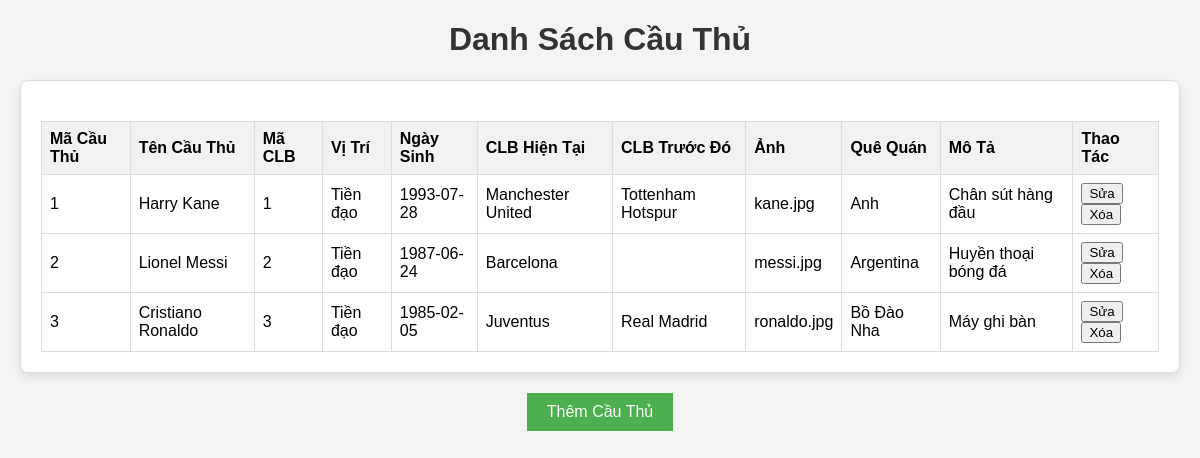
Page /QLGIAIDAUBONGDA/admin/CauThu.php on the committed database.
### tables this page shows
CREATE TABLE `cauthu` (
  `MaCauThu` int(11) NOT NULL,
  `TenCauThu` varchar(255) NOT NULL,
  `MaCLB` int(11) DEFAULT NULL,
  `ViTri` varchar(55) DEFAULT NULL,
  `NgaySinh` date DEFAULT NULL,
  `CLB_now` varchar(55) DEFAULT NULL,
  `CLB_old` varchar(55) DEFAULT NULL,
  `anh` varchar(55) DEFAULT NULL,
  `QueQuan` varchar(255) DEFAULT NULL,
  `MoTa` varchar(255) DEFAULT NULL
);

### QLGIAIDAUBONGDA/admin/CauThu.php (the view, shortened to what this page needs)
<!DOCTYPE html>
<html lang="en">
<head>
</head>
<body>
    <?php
    $host = 'localhost:4307';
    $dbname = 'football';
    $username = 'root';
    $password = '';
    $conn = new mysqli($host, $username, $password, $dbname);
    $query = "SELECT * FROM CauThu";
    $result = $conn->query($query);
    if ($result->num_rows > 0) {
        echo "<h1>Danh Sách Cầu Thủ</h1>";
        echo "<div class='table-detail'>";
        echo "<table>";
        echo "<tr><th>Mã Cầu Thủ</th><th>Tên Cầu Thủ</th><th>Mã CLB</th><th>Vị Trí</th><th>Ngày Sinh</th><th>CLB Hiện Tại</th><th>CLB Trước Đó</th><th>Ảnh</th><th>Quê Quán</th><th>Mô Tả</th><th>Thao Tác</th></tr>";
        while ($row = $result->fetch_assoc()) {
            echo "<tr>";
            echo "<td>" . $row["MaCauThu"] . "</td>";
            echo "<td>" . $row["TenCauThu"] . "</td>";
            echo "<td>" . $row["MaCLB"] . "</td>";
            echo "<td>" . $row["ViTri"] . "</td>";
            echo "<td>" . $row["NgaySinh"] . "</td>";
            echo "<td>" . $row["CLB_now"] . "</td>";
            echo "<td>" . $row["CLB_old"] . "</td>";
            echo "<td>" . $row["anh"] . "</td>";
            echo "<td>" . $row["QueQuan"] . "</td>";
            echo "<td>" . $row["MoTa"] . "</td>";
            echo "<td>";
            echo "<button class='edit' onclick='editCauThu(" . $row["MaCauThu"] . ")'>Sửa</button>";
            echo "<button class='delete' onclick='deleteCauThu(" . $row["MaCauThu"] . ")'>Xóa</button>";
            echo "</td>";
            echo "</tr>";
        }
        echo "</table>";
        echo "</div>";
    } else {
        echo "<h1>Không có thông tin cho Bảng CauThu</h1>";
    }
    ?>
    <div class="button-container">
        <button class="add" onclick="addCauThu()">Thêm Cầu Thủ</button>
    </div>
</body>
</html>

### QLGIAIDAUBONGDA/admin/CauThu.php (style rules this page uses)
body { font-family: Arial, sans-serif; margin: 20px; background-color: #f4f4f4; }
h1 { text-align: center; color: #333; }
.table-detail { background-color: #fff; border: 1px solid #ddd; border-radius: 8px; padding: 20px; margin: 20px auto; box-shadow: 0 4px 8px rgba(0, 0, 0, 0.1); overflow: auto; }
table { width: 100%; border-collapse: collapse; margin-top: 20px; }
th, td { border: 1px solid #ddd; padding: 8px; text-align: left; }
th { background-color: #f2f2f2; }
.button-container { margin-top: 20px; text-align: center; }
.button-container button { padding: 10px 20px; font-size: 16px; margin: 0 10px; cursor: pointer; }
.button-container button.add { background-color: #4caf50; color: white; border: none; }

### rows in the picture
cauthu: MaCauThu "1", TenCauThu "Harry Kane", MaCLB "1", ViTri "Tiền đạo", NgaySinh "1993-07-28", CLB_now "Manchester United", CLB_old "Tottenham Hotspur", anh "kane.jpg", QueQuan "Anh", MoTa "Chân sút hàng đầu"
cauthu: MaCauThu "2", TenCauThu "Lionel Messi", MaCLB "2", ViTri "Tiền đạo", NgaySinh "1987-06-24", CLB_now "Barcelona", anh "messi.jpg", QueQuan "Argentina", MoTa "Huyền thoại bóng đá"
cauthu: MaCauThu "3", TenCauThu "Cristiano Ronaldo", MaCLB "3", ViTri "Tiền đạo", NgaySinh "1985-02-05", CLB_now "Juventus", CLB_old "Real Madrid", anh "ronaldo.jpg", QueQuan "Bồ Đào Nha", MoTa "Máy ghi bàn"
